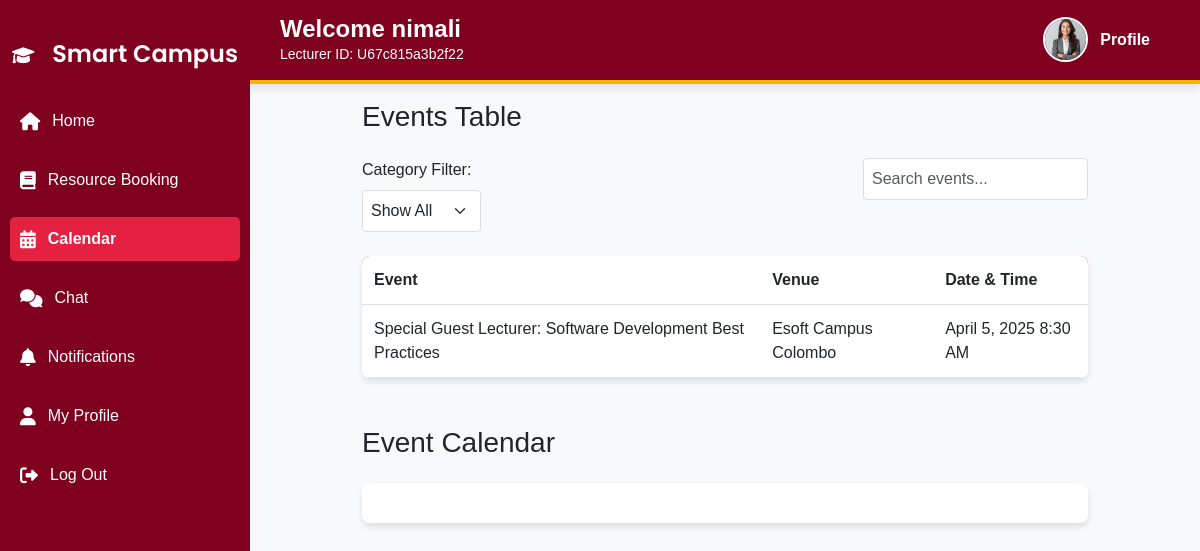
Screenshot of /lecturer/lec_calendar.php (signed in) with the database file from the repository.
### tables this page shows
CREATE TABLE IF NOT EXISTS `events` (
  `id` int NOT NULL AUTO_INCREMENT,
  `type` varchar(50) DEFAULT NULL,
  `name` varchar(100) DEFAULT NULL,
  `location` varchar(100) DEFAULT NULL,
  `date` date DEFAULT NULL,
  `time` time DEFAULT NULL,
  `badge_id` int DEFAULT NULL,
  PRIMARY KEY (`id`)
);

### lecturer/lec_calendar.php (the view, shortened to what this page needs)
<?php
include '../db.php';
$events = $conn->query("
    SELECT e.*, b.badge_name
    FROM events e
    LEFT JOIN badges b ON e.badge_id = b.badge_id
");
$event_data = [];
while ($event = $events->fetch_assoc()) {
    $event_data[] = [
        'title' => $event['name'],
        'start' => $event['date'] . "T" . $event['time'],
        'location' => $event['location'],
        'backgroundColor' => '#4CAF50',
        'borderColor' => '#388E3C',
        'textColor' => '#ffffff',
    ];
}
?>
<!DOCTYPE html>
<html lang="en">
<head>
    <link rel="stylesheet" href="https://cdn.jsdelivr.net/npm/bootstrap@5.3.0/dist/css/bootstrap.min.css">
    <link rel="stylesheet" href="https://cdnjs.cloudflare.com/ajax/libs/font-awesome/6.0.0/css/all.min.css">
    <link rel="stylesheet" href="https://cdn.jsdelivr.net/npm/fullcalendar@5.10.1/main.min.css">
    <link rel="stylesheet" href="../assets/style.css">
</head>
<body>
    <?php include 'lecturer-header.php'; ?>
    <?php include 'lec_sidebar.php'; ?>
    <div class="main-content">
        <div class="container">
            <h3 class="mb-4">Events Table</h3>
            <div class="d-flex justify-content-between mb-4">
                <div>
                    <label for="categoryFilter" class="form-label">Category Filter: </label>
                    <select id="categoryFilter" class="form-select">
                        <option value="all">Show All</option>
                    </select>
                </div>
                <div>
                    <input type="text" id="searchInput" class="form-control" placeholder="Search events...">
                </div>
            </div>
            <table class="table table-hover" id="eventsTable">
                <thead>
                    <tr>
                        <th>Event</th>
                        <th>Venue</th>
                        <th>Date & Time</th>
                    </tr>
                </thead>
                <tbody>
                    <?php foreach ($event_data as $event): ?>
                        <tr>
                            <td><?php echo htmlspecialchars($event['title']); ?></td>
                            <td><?php echo htmlspecialchars($event['location']); ?></td>
                            <td><?php echo date("F j, Y g:i A", strtotime($event['start'])); ?></td>
                        </tr>
                    <?php endforeach; ?>
                </tbody>
            </table>
            <div class="mt-5">
                <h3 class="mb-4">Event Calendar</h3>
                <div id="calendar"></div>
            </div>
        </div>
    </div>
</body>
</html>

### assets/style.css (style rules this page uses)
body { font-family: Arial, sans-serif; background-color: #f5f5f5; margin: 0; padding: 0; }
.main-content { margin-left: 270px; padding: 20px; padding-top: 140px; }

### lecturer/lec_calendar.php (style rules this page uses)
body { background-color: #f8f9fa; }
.main-content { margin-left: 250px; padding: 100px; }
.table { background-color: #fff; border-radius: 8px; overflow: hidden; box-shadow: 0 4px 6px rgba(0, 0, 0, 0.1); }
.table thead { background-color:rgb(184, 52, 87); color: #fff; }
.table th, .table td { padding: 12px; text-align: left; }
#calendar { background-color: #fff; border-radius: 8px; padding: 20px; box-shadow: 0 4px 6px rgba(0, 0, 0, 0.1); }
.form-control, .form-select { border-radius: 4px; border: 1px solid #ddd; padding: 8px; }
.d-flex { gap: 10px; }

### rows the page displays
events: name "Special Guest Lecturer: Software Development Best Practices", location "Esoft Campus Colombo", start "April 5, 2025 8:30 AM"

### other values shown
$user_name "nimali"
$lecturer_id "U67c815a3b2f22"
